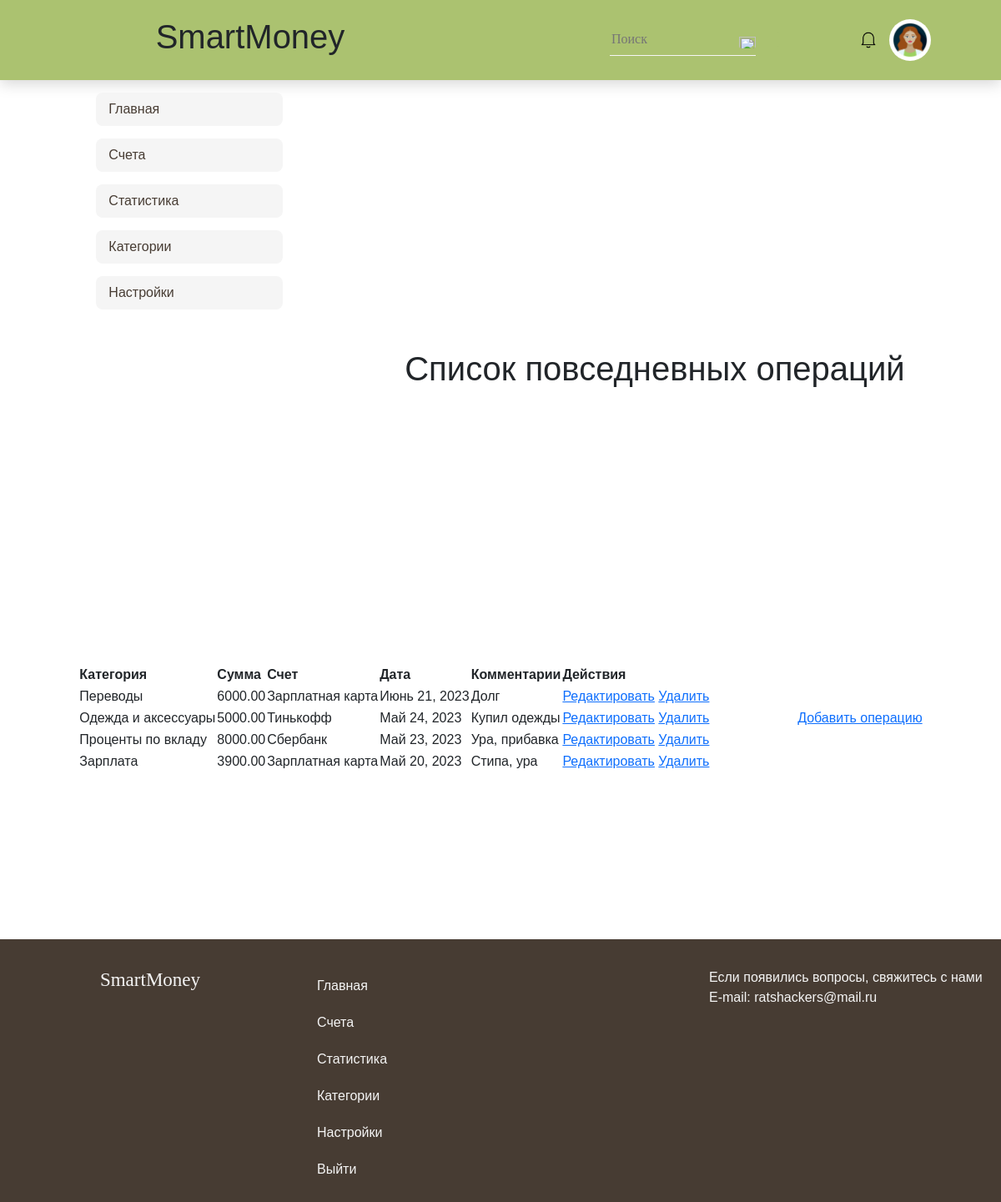
Page /users/adding/operation-list/ (signed in) on the committed database.
### users/models.py (models this page shows, shortened)
class Operation(models.Model):
    EXPENSES = 'Расходы'
    INCOME = 'Доходы'
    CATEGORY_TYPE_CHOICES = (
        (EXPENSES, 'Расходы'),
        (INCOME, 'Доходы'),
    )
    user = models.ForeignKey(AUTH_USER_MODEL, on_delete=models.CASCADE)
    key = models.CharField(max_length=100, choices=CATEGORY_TYPE_CHOICES, default=EXPENSES, blank=True)
    category = models.ForeignKey(CategoryModel, on_delete=models.CASCADE)
    account = models.ForeignKey(Account, on_delete=models.CASCADE)
    amount = models.DecimalField(max_digits=10, decimal_places=2, validators=[positive_number_validator])
    date = models.DateField()
    comment = models.TextField(blank=True)

class CategoryModel(models.Model):
    EXPENSES = 'Расходы'
    INCOME = 'Доходы'
    CATEGORY_TYPE_CHOICES = (
        (EXPENSES, 'Расходы'),
        (INCOME, 'Доходы'),
    )
    user = models.ForeignKey(AUTH_USER_MODEL, on_delete=models.CASCADE)
    category_name = models.CharField(max_length=100, blank=True)
    key = models.CharField(max_length=100, choices=CATEGORY_TYPE_CHOICES, default=EXPENSES, blank=True)
    color = models.CharField(max_length=7, default="#000000")
    def __str__(self):
        return f"{self.category_name}"

class Account(models.Model):
    user = models.ForeignKey(AUTH_USER_MODEL, on_delete=models.CASCADE)
    name = models.CharField(max_length=50)
    balance = models.DecimalField(max_digits=10, decimal_places=2, validators=[positive_number_validator])
    color = models.CharField(max_length=7, default="#000000")
    def __str__(self):
        return f"{self.name}"

### users/views.py (the view)
# urls.py: path('adding/operation-list/', operation_list, name='operation_list'),
@login_required
def operation_list(request):
    operations = Operation.objects.filter(user=request.user).order_by('-date')
    return render(request, 'users/operations/day-to-day/operation_list.html', {'operations': operations})

### users/templates/users/operations/day-to-day/operation_list.html
{% extends 'users/operations/operations_base.html' %}
{% block content %}
<h1>Список повседневных операций</h1>
<table>
  <thead>
    <tr>
      <th>Категория</th>
      <th>Сумма</th>
      <th>Счет</th>
      <th>Дата</th>
      <th>Комментарии</th>
      <th>Действия</th>
    </tr>
  </thead>
  <tbody>
    {% for operation in operations %}
    <tr>
      <td>{{ operation.category }}</td>
      <td>{{ operation.amount }}</td>
      <td>{{ operation.account }}</td>
      <td>{{ operation.date }}</td>
      <td>{{ operation.comment }}</td>
      <td>
        <a href="{% url 'edit_operation' operation.id %}">Редактировать</a>
        <a href="{% url 'delete_operation' operation.id %}">Удалить</a>
      </td>
    </tr>
    {% empty %}
    <tr>
      <td colspan="6">Еще нет операций</td>
    </tr>
    {% endfor %}
  </tbody>
</table>
<a href="{% url 'add_operation' %}">Добавить операцию</a>
{% endblock %}

### users/static/css/base.css (style rules this page uses)
* { box-sizing: border-box; }
body { margin: 0; font-family: Arial, sans-serif; }

### rows in the picture
Operation: category "Переводы", amount "6000.00", account "Зарплатная карта", date "Июнь 21, 2023", comment "Долг"
Operation: category "Одежда и аксессуары", amount "5000.00", account "Тинькофф", date "Май 24, 2023", comment "Купил одежды"
Operation: category "Проценты по вкладу", amount "8000.00", account "Сбербанк", date "Май 23, 2023", comment "Ура, прибавка"
Operation: category "Зарплата", amount "3900.00", account "Зарплатная карта", date "Май 20, 2023", comment "Стипа, ура"
